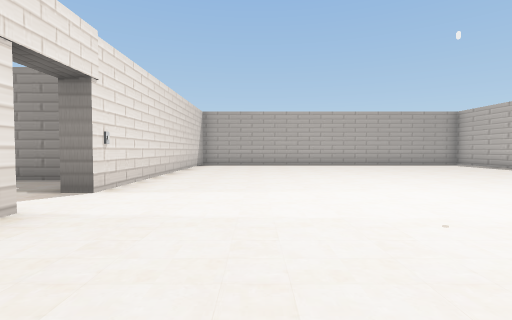
[1] (above)

16 first-person views from a walk through a Unity game level. The camera is 1.3 m above the floor, tilts 2° down and sees 85° across. The floor is counted in squares, 2 m on a side. Each view is taken from the middle of a square. On the plan, view 1 faces up. The plan holds only what a view shows up to about 9 squares ahead; the rest is blank. The place goes on beyond the plan. Door leaves are left out, so doorways stand open. Some surface patterns are stand-ins.

[2]
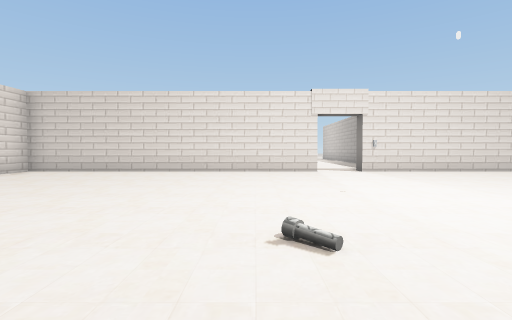

[3]
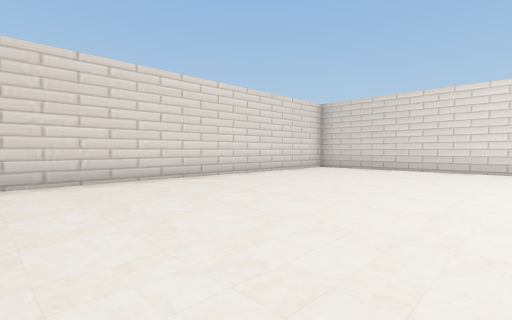

[4]
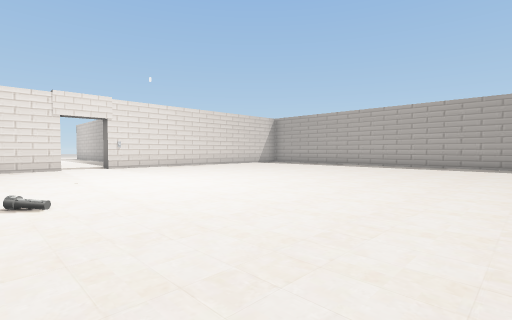

[5]
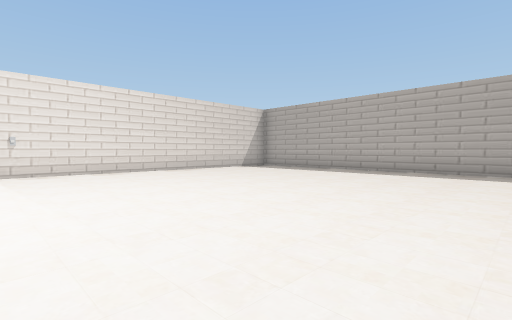

[6]
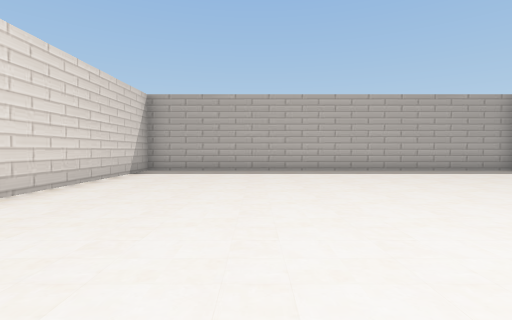

[7]
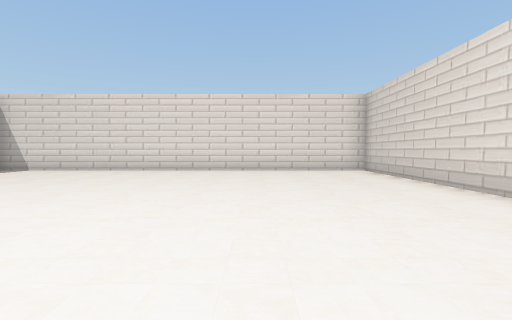

[8]
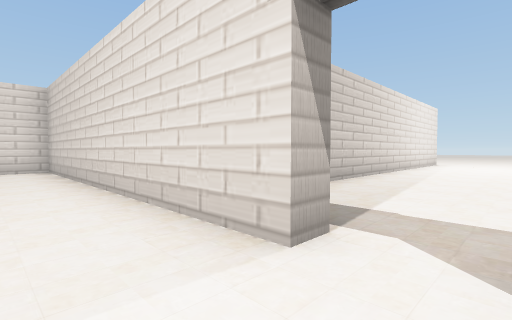

[9]
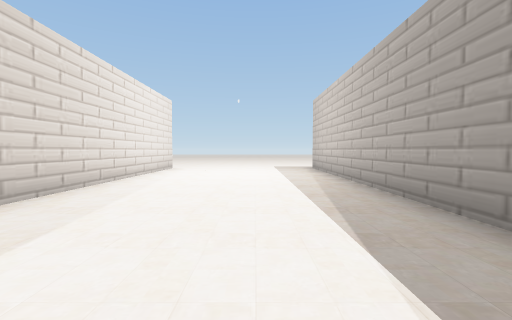

[10]
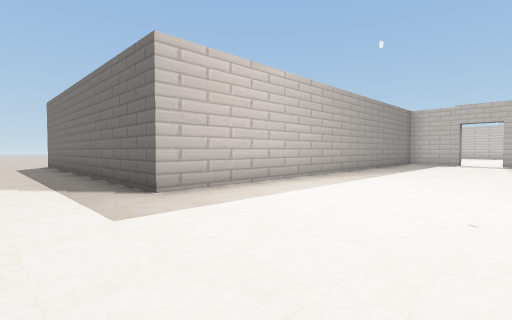

[11]
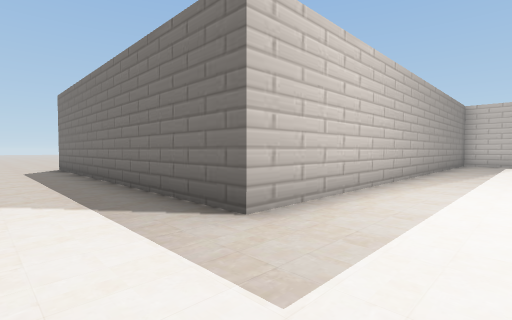

[12]
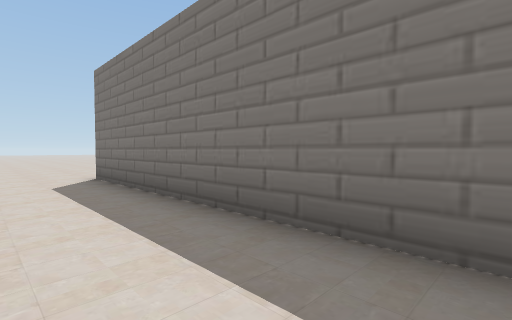

[13]
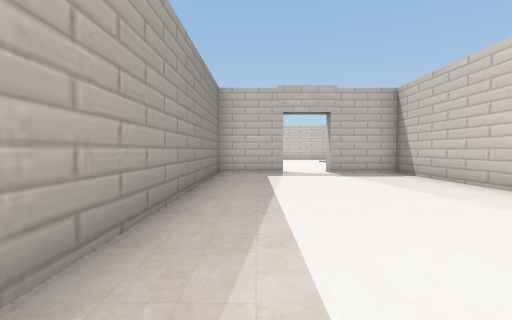

[14]
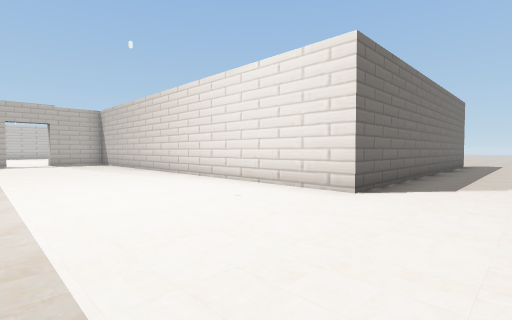

[15]
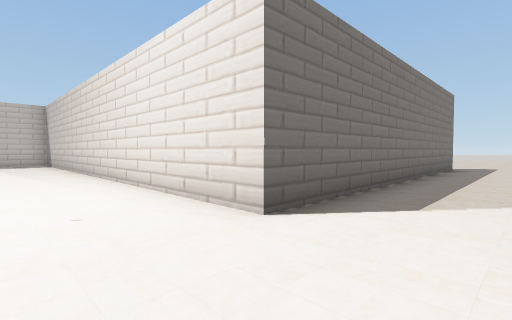

[16]
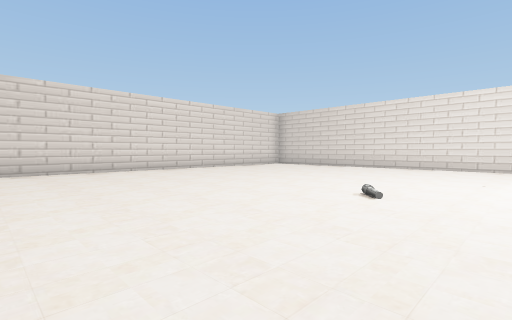

### Floor plan
Points are (right, up) in squares from view 1. A wall is a line through its corners. A room is listed if a view was taken in it or the views show most of it. See-through windows are left out.
Room 1 (views 1, 2, 3, 4, 5, 6, 7, 8, 16)
walls: (-2.5, 2.9) (-2.5, -5.9) (8.5, -5.9); (8.5, 13) (-2.5, 13) (-2.5, 4.2)
ways out: open door at (-3, 3.5) to room 2
objects: other object (4, 1)
Room 2 (views 9, 11, 12, 13, 14, 15)
walls: (-15.1, 1) (-3, 1) (-3, 2.9); (-3, 4.2) (-3, 6) (-15.1, 6) (-15.1, 15.1)
ways out: open door at (-3, 3.5) to room 1; opening at (-16.5, 2.5) to room 3; opening at (-16.5, 15.5)
Room 3 (view 10)
walls: (-15.1, -7.9) (-15.1, 1)
ways out: opening at (-16.5, 2.5) to room 2

Positions as (right, up) in squares from view 1, and headings:
1: (0, 0), facing up
2: (6, 1), facing left
3: (7, 0), facing down-left
4: (8, 1), facing up-left
5: (6, 4), facing up-left
6: (1, 4), facing up
7: (1, 3), facing down
8: (-1, 4), facing down-left
9: (-5, 4), facing left
10: (-17, 2), facing up-right
11: (-17, 4), facing up-right
12: (-17, 8), facing up-right
13: (-11, 5), facing right
14: (-17, 5), facing down-right
15: (-17, 3), facing down-right
16: (8, 3), facing down-left
